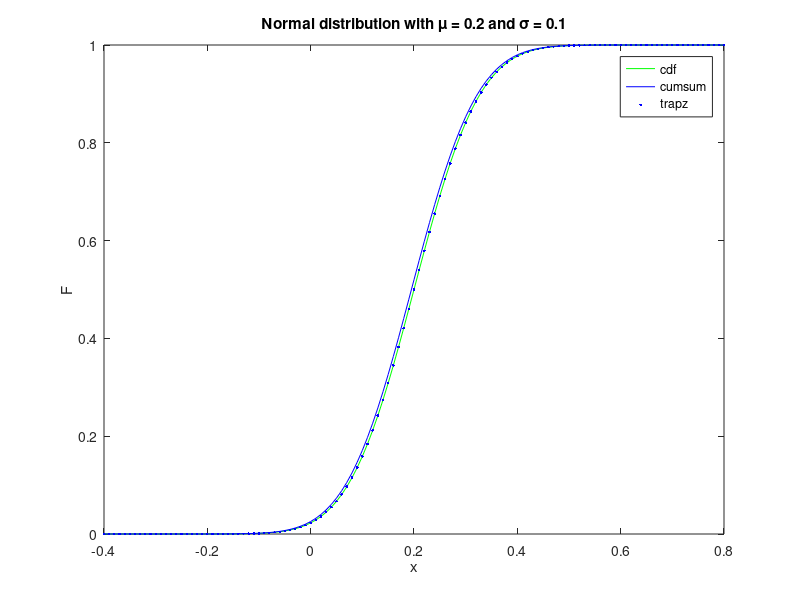

Reproduce this figure in MATLAB.
%% Plot the normal distribution

clear variables
close all

% Define the parameters
mu = 0.2; % mean
sigma = 0.1; % standard deviation
a = -0.4; % left truncation
b = 0.8; % right truncation
nsteps = 120; % number of grid steps

% Define the grid with linspace
%x = linspace(a,b,ngrid+1); % grid step
%deltax = x(2)-x(1) % grid

% Define the grid with the colon operator
deltax = (b-a)/nsteps; % grid step
x = a:deltax:b; % grid

%% Compute the PDF and the CDF
%f = 1/(sqrt(2*pi)*sigma)*exp(-((x-mu)/sigma).^2/2);
f = pdf('Normal',x,mu,sigma);
F = cdf('Normal',x,mu,sigma);

%% (a)
Fa = cumsum(f)*deltax;

%% (b)
Fb = f;
for i = 2:length(f)
    Fb(i) = sum(f(1:i));
end
Fb = Fb*deltax;

%% (c)
Fc= f;
for i = 2:length(f)
    Fc(i) = trapz(f(1:i));
end
Fc = Fc*deltax;

%% (d)
Fd = f;
Fd(2) = 0.5*(f(1)+f(2));
for i = 3:length(f)
    Fd(i) = Fd(i-1)+0.5*(f(i-1)+f(i));
end
Fd = Fd*deltax;

%% (e)
Fe = cumsum(f)-0.5*(f(1)+f);
Fe(1) = f(1);
Fe = Fe*deltax;

%% (f)
F(1:10)
Fa(1:10)
Fb(1:10)
Fc(1:10)
Fd(1:10)
Fe(1:10)

F (nsteps/2-4:nsteps/2+5)
Fa(nsteps/2-4:nsteps/2+5)
Fb(nsteps/2-4:nsteps/2+5)
Fc(nsteps/2-4:nsteps/2+5)
Fd(nsteps/2-4:nsteps/2+5)
Fe(nsteps/2-4:nsteps/2+5)

%% (g)
figure(1) % open a plot window
plot(x,F,'g',x,Fa,'b',x,Fc,'b.');
xlim([a b]) % limits of the x-axis
xlabel('x') % label of the x axis
ylabel('F') % label of the y axis
legend('cdf','cumsum','trapz')
title('Normal distribution with \mu = 0.2 and \sigma = 0.1')
print('-dpdf','normal.pdf') % print the figure to a file
